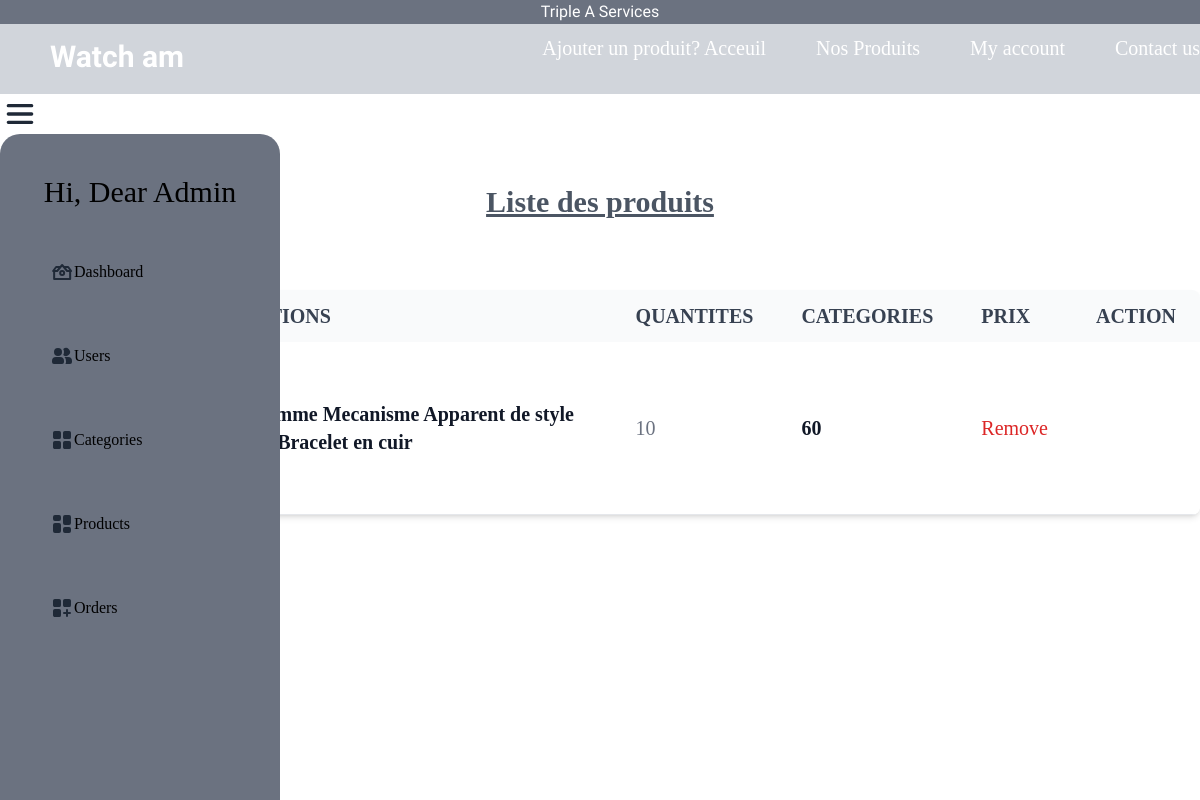
/prod.php, run on the app's committed database.
### tables this page shows
CREATE TABLE `produits` (
  `id` int(11) NOT NULL,
  `categories` varchar(250) NOT NULL,
  `images` varchar(250) NOT NULL,
  `descriptions` text NOT NULL,
  `quantites` varchar(70) NOT NULL,
  `prix` int(11) NOT NULL
);

### prod.php (the view, shortened to what this page needs)
<?php
require("config/connexion.php");
?>
<!DOCTYPE html>
<html lang="en">
<head>
  <link rel="stylesheet" href="assets/css/style.css">
 <script src="https://cdn.tailwindcss.com"></script>
</head>
<body class=" birthstone-regular ">
<div class=" alex-brush-regular  bg-gray-500 text-center text-white">  <p class=" ">Triple A Services</p> </div>
 <header class=" h-[70px] pl-[50px] pt-[10px] bg-gray-300 flex justify-between">
    <div><p class="text-white cedarville-cursive-regular ">Watch am </p></div>
    <div class="">
       <ul class=" flex gap-[50px] text-xl text-white">
      <li>
        <a href="./ac_prod.php" class="hover:text-yellow-300">Ajouter un produit?</a>
 <a href=""class="hover:text-gray-400">Acceuil</a></li>
      <li><a href="./pprod.php" class="hover:text-gray-400">Nos Produits</a></li>
      <li> <a href="./ac_conn.php" class="hover:text-gray-400">My account</a></li>
      <li> <a href="./contact.php" class="hover:text-gray-400">Contact us</a></li>
      </ul>
    </div>
  </header>
  <div id="menu" class="">
</div>
<div  id="submenu" class="rounded-[20px] bg-gray-500 h-[900px]  w-[280px] fixed ">
  <div><p class="pt-[40px] text-center text-3xl text-bold">Hi, Dear Admin </p></div>
  <ul class="p-[20px] absolute">
    <li class="flex  p-[30px]  rounded-[10px] hover:bg-gray-400 w-[200px] ">
<a href="./ac_admin.php">Dashboard</a></li>
    <li class="p-[30px]  flex rounded-[10px] hover:bg-gray-400 w-[200px] ">
<a href="./us_dash.php">Users</a></li>
    <li class="p-[30px] flex rounded-[10px] hover:bg-gray-400 w-[200px] ">
<a href="./categ.php">Categories</a></li>
    <li class="p-[30px] flex rounded-[10px] hover:bg-gray-400 w-[200px] ">
<a href="">Products</a></li>
    <li class="p-[30px] flex rounded-[10px] hover:bg-gray-400 w-[200px] ">
<a href="">Orders</a></li>
  </ul>
</div>
  <h1 class="text-3xl text-center text-gray-600 underline font-bold pt-[50px] pb-[70px] ">
    Liste des produits
  </h1>
<div class=" overflow-x-auto shadow-md sm:rounded-lg ">
    <table class="w-full text-sm text-left rtl:text-right text-gray-500 dark:text-gray-400">
        <thead class="text-xl text-gray-700 uppercase bg-gray-50 dark:bg-gray-700 dark:text-gray-400">
            <tr>
                <th scope="col" class="px-16 py-3">
                </th>
                <th scope="col" class="px-6 py-3">
                </th>
                <th scope="col" class="px-6 py-3">
                    Quantites
                </th>
                  <th scope="col" class="px-6 py-3">
                    Categories
                </th>
                <th scope="col" class="px-6 py-3">
                    Prix
                </th>
                <th scope="col" class="px-6 py-3">
                    Action
                </th>
            </tr>
        </thead>
        <tbody>
         <?php
            try{
                $stmt=$conn->prepare("SELECT*FROM produits");
                $stmt->execute();
                foreach ($stmt->fetchAll() as $k => $v) {
            ?>
            <tr class="bg-white border-b dark:bg-gray-800 dark:border-gray-700 border-gray-200 hover:bg-gray-50 dark:hover:bg-gray-600 text-xl">
                <td class="p-4">
                </td>
                <td class="px-6 py-4 font-semibold text-gray-900 dark:text-white">
                    <?php echo $v["descriptions"];?>
                </td>
                <td class="px-6 py-4">
               <?php echo $v["quantites"];?>
                    </div>
                <td class="px-6 py-4 font-semibold text-gray-900 dark:text-white">
                      <?php echo $v["prix"];?>
                </td>
                <td class="px-6 py-4">
                    <a href="./del_prod.php?sms=<?= $v['id']?>" class="font-medium text-red-600 dark:text-red-500 hover:underline">Remove</a>
                </td>
           <?php
                }}
                catch(PDOException $e){
                  echo"Adding failed" . $e->getMessage();
                }
           ?>
</body>
</html>

### assets/css/style.css (style rules this page uses)
.cedarville-cursive-regular { font-family: "Cedarville Cursive", serif; font-weight: 600; font-style: normal; font-size: 30px; }
body { background-color: white; }
.alex-brush-regular { font-family: "Alex Brush", serif; font-weight: 500; font-style: normal; }
.birthstone-regular { font-family: "Birthstone", serif; font-weight: 400; font-style: normal; }

### data on the page
produits: descriptions "Montre Homme Mecanisme Apparent de style Retro avec Bracelet en cuir", quantites "10", prix "60"
